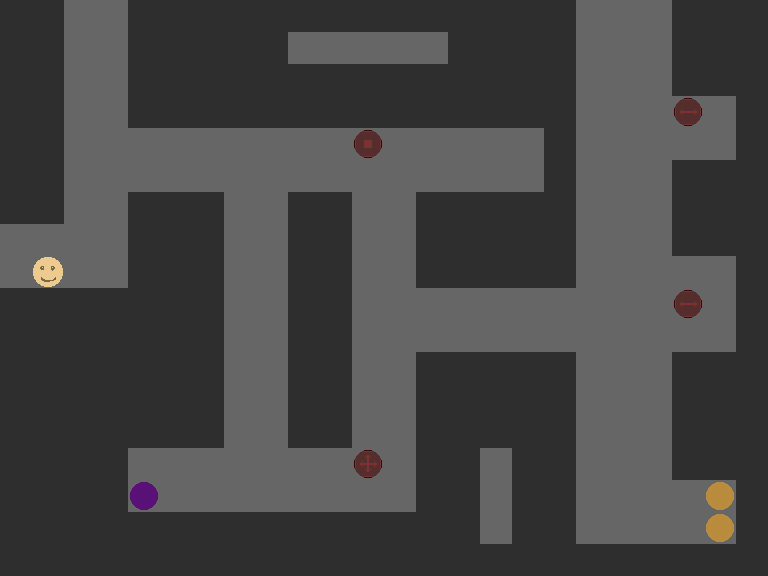

This is a level from a 2D game, rendered from its Tiled map with the project's own tilesets. A one-line summary and the map file follow, with tile-layer data summarised:
An orthogonal 24x18 tile map with 32x32 px tiles, 2 tile layers (bg, fg).

<map version="1.2" tiledversion="1.3.3" orientation="orthogonal" renderorder="left-down" width="24" height="18" tilewidth="32" tileheight="32" infinite="0" nextlayerid="3" nextobjectid="1">
 <tileset firstgid="1" source="tilset.tsx" />
 <layer id="1" name="bg" width="24" height="18">
  <data>[432 cells, 432 non-empty, 2 distinct tile ids]</data>
 </layer>
 <layer id="2" name="fg" width="24" height="18">
  <data>[432 cells, 30 non-empty, 8 distinct tile ids]</data>
 </layer>
</map>
